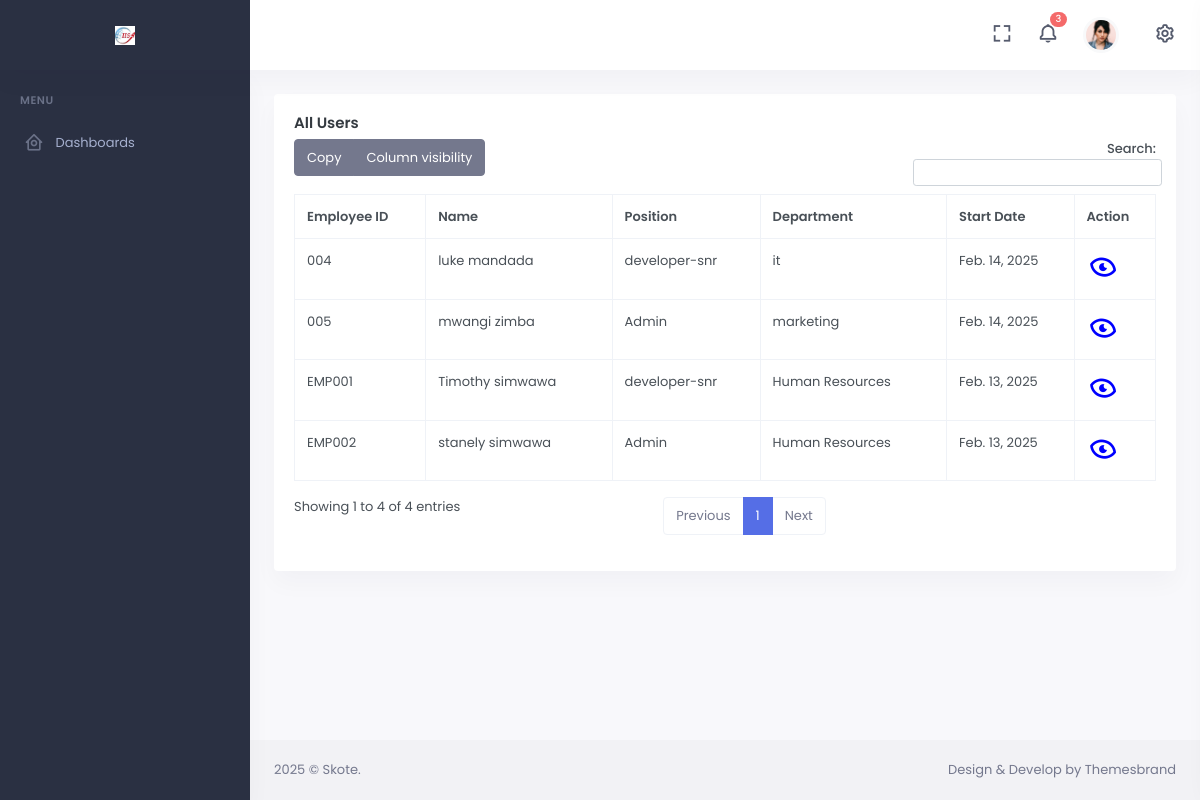
/employees/, run on an earlier commit of the app's database.
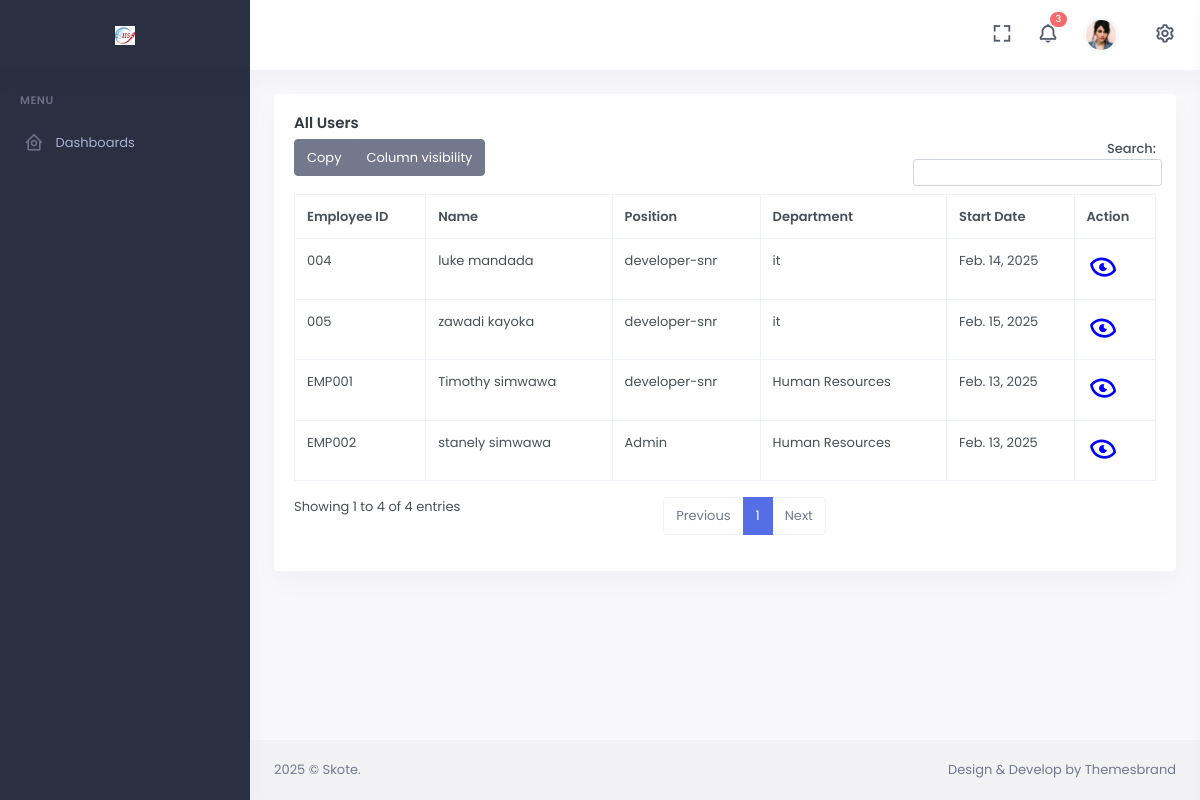
And on a later commit of the database.
### base/models.py (models this page shows, shortened)
class Employee(models.Model):
    user = models.OneToOneField(User, on_delete=models.CASCADE)
    first_name = models.CharField(max_length=100)
    middle_name = models.CharField(max_length=100, blank=True, null=True)
    email = models.CharField(max_length=100, blank=True, null=True)
    last_name = models.CharField(max_length=100)
    PROVINCE_CHOICES = [
        ('Central', 'Central'),
        ('Copperbelt', 'Copperbelt'),
        ('Eastern', 'Eastern'),
        ('Luapula', 'Luapula'),
        ('Lusaka', 'Lusaka'),
        ('Muchinga', 'Muchinga'),
        ('Northern', 'Northern'),
        ('North-Western', 'North-Western'),
        ('Southern', 'Southern'),
        ('Western', 'Western'),
    ]
    province = models.CharField(max_length=50, choices=PROVINCE_CHOICES)
    city = models.CharField(max_length=100)
    phone_number = models.CharField(max_length=15)
    address = models.TextField()
    WORK_TYPE_CHOICES = [
        ('full-time', 'Full-Time'),
        ('part-time', 'Part-Time'),
        ('freelance', 'Freelance'),
        ('internship', 'Internship'),
    ]
    work_type = models.CharField(max_length=20, choices=WORK_TYPE_CHOICES)
    DEPARTMENT_CHOICES = [
        ('Human Resources', 'Human Resources'),
        ('Information Technology', 'Information Technology'),
        ('sales/marketing', 'Sales/Marketing'),
        ('Finance', 'Finance'),
        ('Engineering', 'Engineering'),
    ]
    department = models.CharField(max_length=50, choices=DEPARTMENT_CHOICES)
    POSITION_CHOICES = [
        ('Admin', 'Admin'),
        ('TDR', 'TDR'),
        ('developer-snr', 'Developer (Senior)'),
        ('developer-jrn', 'Developer (Junior)'),
        ('developer-intern', 'Developer (Intern)'),
        ('accountant', 'Accountant'),
    ]
    position = models.CharField(max_length=50, choices=POSITION_CHOICES)
    ROLE_CHOICES = [
        ('Admin', 'Admin'),
        ('HR', 'HR'),
        ('Accountant', 'Accountant'),
        ('Employee', 'Employee'),
    ]
    role = models.CharField(max_length=20, choices=ROLE_CHOICES, default="Employee")
    employee_id = models.CharField(max_length=20, unique=True)
    IDENTIFICATION_TYPE_CHOICES = [
        ('nrc', 'National Registration Card (NRC)'),
        ('passport', 'Passport'),
    ]
    identification_type = models.CharField(max_length=20, choices=IDENTIFICATION_TYPE_CHOICES, null=True, blank=True)
    identification_number = models.CharField(max_length=50, null=True, blank=True)
    id_front = models.ImageField(upload_to='employee_ids/fronts/')
    id_back = models.ImageField(upload_to='employee_ids/backs/')
    nhima_number = models.CharField(max_length=20, null=True, blank=True)
    ss_number = models.CharField(max_length=20, null=True, blank=True)
    t_pin = models.CharField(max_length=20, null=True, blank=True)
    profile_picture = models.ImageField(upload_to='employee_profile/pics', null=True, blank=True)
    def __str__(self):
        return f"{self.first_name} {self.last_name} - {self.role}"

### frontend/views/hr_views.py (the view)
# urls.py: path('employees/', employees, name='employees'),
def employees(request):
    get_employees = Employee.objects.all()
    print(get_employees)
    context = {
        'get_employees': get_employees
    }
    return render(request, 'frontend/hrm/employees.html', context)

### templates/frontend/hrm/employees.html
{% extends "base/base.html" %}
{% block content %}
<div class="page-content">
    <div class="container-fluid">
        <div class="row">
            <div class="col-12">
                <div class="card">
                    <div class="card-body">
                        <h4 class="card-title">All Users</h4>
                        <table id="datatable-buttons" class="table table-bordered dt-responsive nowrap w-100">
                            <thead>
                            <tr>
                                <th>Employee ID</th>
                                <th>Name</th>
                                <th>Position</th>
                                <th>Department</th>
                                <th>Start Date</th>
                                <th>Action</th>
                            </tr>
                            </thead>
                            <tbody>
                            {% for employee in get_employees  %}
                            <tr>
                                <td>{{ employee.employee_id }}</td>
                                <td>{{ employee.first_name }} {{ employee.last_name }}</td>
                                <td>{{ employee.position }}</td>
                                <td>{{ employee.department }}</td>
                                <td>{{ employee.user.date_joined |date:"M. d, Y" }}</td>
                                <td>
                                    <a href="{% url 'frontend:profile' employee.id %}" style="text-decoration: none;">
                                        <i class="bx bx-show-alt" style="color: blue; font-size: 2rem; transform: rotate(15deg);"></i>
                                    </a>
                                </td>
                            </tr>
                            {% endfor %}
                            </tbody>
                        </table>
                    </div>
                </div>
            </div>
        </div>
    </div>
</div>
{% endblock %}

What changed in the data, as far as the page shows it:
removed Employee: employee_id "005", first_name "mwangi", last_name "zimba", position "Admin", department "marketing", user.date_joined "Feb. 14, 2025"
added Employee: employee_id "005", first_name "zawadi", last_name "kayoka", position "developer-snr", department "it", user.date_joined "Feb. 15, 2025"
